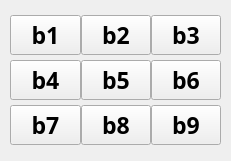
<?xml version="1.0" encoding="UTF-8"?>
<ui version="4.0">
 <class>MainWindow</class>
 <widget class="QMainWindow" name="MainWindow">
  <property name="geometry">
   <rect>
    <x>0</x>
    <y>0</y>
    <width>231</width>
    <height>161</height>
   </rect>
  </property>
  <property name="sizePolicy">
   <sizepolicy hsizetype="Fixed" vsizetype="Fixed">
    <horstretch>0</horstretch>
    <verstretch>0</verstretch>
   </sizepolicy>
  </property>
  <property name="minimumSize">
   <size>
    <width>231</width>
    <height>161</height>
   </size>
  </property>
  <property name="maximumSize">
   <size>
    <width>231</width>
    <height>161</height>
   </size>
  </property>
  <property name="font">
   <font>
    <family>Segoe Print</family>
    <pointsize>13</pointsize>
    <weight>75</weight>
    <italic>true</italic>
    <bold>true</bold>
    <underline>false</underline>
    <strikeout>false</strikeout>
    <kerning>false</kerning>
   </font>
  </property>
  <property name="cursor">
   <cursorShape>PointingHandCursor</cursorShape>
  </property>
  <property name="focusPolicy">
   <enum>Qt::NoFocus</enum>
  </property>
  <property name="contextMenuPolicy">
   <enum>Qt::NoContextMenu</enum>
  </property>
  <property name="acceptDrops">
   <bool>true</bool>
  </property>
  <property name="windowTitle">
   <string>Tic Tac Toe</string>
  </property>
  <property name="windowOpacity">
   <double>1.000000000000000</double>
  </property>
  <property name="toolTipDuration">
   <number>-1</number>
  </property>
  <property name="accessibleDescription">
   <string/>
  </property>
  <property name="layoutDirection">
   <enum>Qt::LeftToRight</enum>
  </property>
  <property name="autoFillBackground">
   <bool>true</bool>
  </property>
  <property name="styleSheet">
   <string notr="true"/>
  </property>
  <property name="iconSize">
   <size>
    <width>0</width>
    <height>0</height>
   </size>
  </property>
  <property name="animated">
   <bool>true</bool>
  </property>
  <property name="tabShape">
   <enum>QTabWidget::Rounded</enum>
  </property>
  <property name="dockNestingEnabled">
   <bool>true</bool>
  </property>
  <widget class="QWidget" name="widget">
   <property name="enabled">
    <bool>true</bool>
   </property>
   <property name="sizePolicy">
    <sizepolicy hsizetype="Fixed" vsizetype="Fixed">
     <horstretch>0</horstretch>
     <verstretch>0</verstretch>
    </sizepolicy>
   </property>
   <property name="maximumSize">
    <size>
     <width>16777200</width>
     <height>16777215</height>
    </size>
   </property>
   <property name="font">
    <font>
     <family>Segoe Script</family>
     <pointsize>17</pointsize>
     <weight>75</weight>
     <italic>false</italic>
     <bold>true</bold>
     <underline>false</underline>
     <strikeout>false</strikeout>
     <kerning>true</kerning>
    </font>
   </property>
   <property name="cursor">
    <cursorShape>PointingHandCursor</cursorShape>
   </property>
   <property name="autoFillBackground">
    <bool>true</bool>
   </property>
   <widget class="QWidget" name="">
    <property name="geometry">
     <rect>
      <x>10</x>
      <y>10</y>
      <width>211</width>
      <height>141</height>
     </rect>
    </property>
    <layout class="QGridLayout" name="gridLayout">
     <property name="spacing">
      <number>0</number>
     </property>
     <item row="0" column="0">
      <widget class="QPushButton" name="b1">
       <property name="text">
        <string>b1</string>
       </property>
      </widget>
     </item>
     <item row="0" column="1">
      <widget class="QPushButton" name="b2">
       <property name="text">
        <string>b2</string>
       </property>
      </widget>
     </item>
     <item row="0" column="2">
      <widget class="QPushButton" name="b3">
       <property name="text">
        <string>b3</string>
       </property>
      </widget>
     </item>
     <item row="1" column="0">
      <widget class="QPushButton" name="b4">
       <property name="text">
        <string>b4</string>
       </property>
      </widget>
     </item>
     <item row="1" column="1">
      <widget class="QPushButton" name="b5">
       <property name="text">
        <string>b5</string>
       </property>
      </widget>
     </item>
     <item row="1" column="2">
      <widget class="QPushButton" name="b6">
       <property name="text">
        <string>b6</string>
       </property>
      </widget>
     </item>
     <item row="2" column="0">
      <widget class="QPushButton" name="b7">
       <property name="text">
        <string>b7</string>
       </property>
      </widget>
     </item>
     <item row="2" column="1">
      <widget class="QPushButton" name="b8">
       <property name="text">
        <string>b8</string>
       </property>
      </widget>
     </item>
     <item row="2" column="2">
      <widget class="QPushButton" name="b9">
       <property name="text">
        <string>b9</string>
       </property>
      </widget>
     </item>
    </layout>
   </widget>
  </widget>
  <action name="actionTic_Tac_Toe">
   <property name="text">
    <string>Tic Tac Toe</string>
   </property>
   <property name="toolTip">
    <string>&lt;html&gt;&lt;head/&gt;&lt;body&gt;&lt;p align=&quot;center&quot;&gt;&lt;span style=&quot; font-weight:600; font-style:italic; color:#55007f;&quot;&gt;Tic Tac Toe&lt;/span&gt;&lt;/p&gt;&lt;/body&gt;&lt;/html&gt;</string>
   </property>
   <property name="font">
    <font>
     <family>Segoe Script</family>
     <pointsize>17</pointsize>
     <weight>75</weight>
     <bold>true</bold>
    </font>
   </property>
   <property name="visible">
    <bool>false</bool>
   </property>
   <property name="iconVisibleInMenu">
    <bool>true</bool>
   </property>
  </action>
 </widget>
 <resources/>
 <connections/>
</ui>
